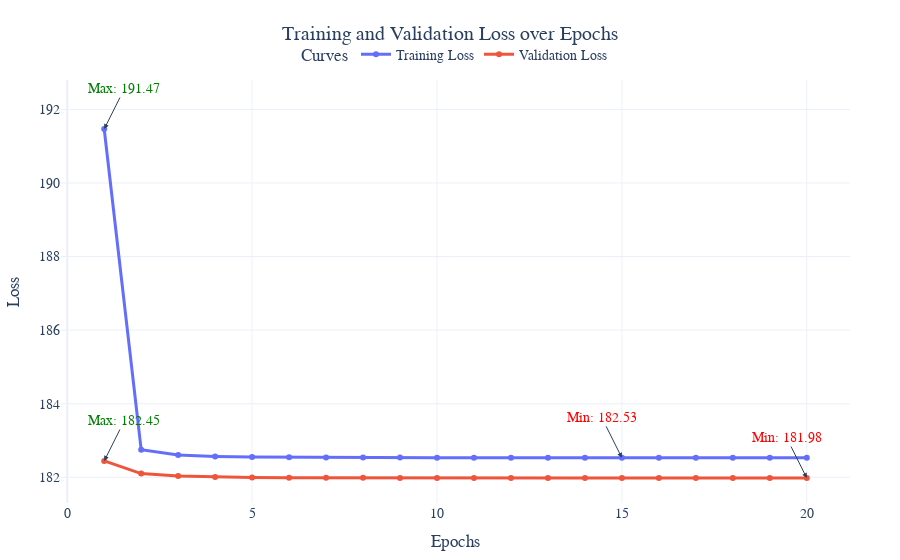

Here is the notebook cell this chart was saved with:
### Code cell
trainer = Trainer(
    config=TrainerConfig(
        learning_rate=1e-3,
        weight_decay=1e-5,
        batch_size=128,
        early_stopping_patience=2,
        save_weights_path="./models/vae_adult.pth",
        criterion="vae_reconstruction",
        optimizer='adam'
    ),
    model=model
)
trainer.train(train_dataset=train_dataset, val_dataset=val_dataset, epochs=20)

### Figure 1 — Plotly figure (JSON) as saved in the notebook; plotly's stock layout.template omitted (floating-point values rounded to 4 significant figures)
{"data": [{"hovertemplate": "%{x}, %{y}<extra>Training Loss</extra>", "line": {"width": 3}, "marker": {"size": 6}, "mode": "lines+markers", "name": "Training Loss", "type": "scatter", "x": [1, 2, 3, 4, 5, 6, 7, 8, 9, 10, 11, 12, 13, 14, 15, 16, 17, 18, 19, 20], "y": [191.5, 182.8, 182.6, 182.6, 182.6, 182.5, 182.5, 182.5, 182.5, 182.5, 182.5, 182.5, 182.5, 182.5, 182.5, 182.5, 182.5, 182.5, 182.5, 182.5]}, {"hovertemplate": "%{x}, %{y}<extra>Validation Loss</extra>", "line": {"width": 3}, "marker": {"size": 6}, "mode": "lines+markers", "name": "Validation Loss", "type": "scatter", "x": [1, 2, 3, 4, 5, 6, 7, 8, 9, 10, 11, 12, 13, 14, 15, 16, 17, 18, 19, 20], "y": [182.4, 182.1, 182.0, 182.0, 182.0, 182.0, 182.0, 182.0, 182.0, 182.0, 182.0, 182.0, 182.0, 182.0, 182.0, 182.0, 182.0, 182.0, 182.0, 182.0]}], "layout": {"annotations": [{"arrowhead": 2, "ax": -20, "ay": -40, "font": {"color": "red"}, "showarrow": true, "text": "Min: 182.53", "x": 15, "y": 182.5}, {"arrowhead": 2, "ax": 20, "ay": -40, "font": {"color": "green"}, "showarrow": true, "text": "Max: 191.47", "x": 1, "y": 191.5}, {"arrowhead": 2, "ax": -20, "ay": -40, "font": {"color": "red"}, "showarrow": true, "text": "Min: 181.98", "x": 20, "y": 182.0}, {"arrowhead": 2, "ax": 20, "ay": -40, "font": {"color": "green"}, "showarrow": true, "text": "Max: 182.45", "x": 1, "y": 182.4}], "font": {"family": "Arial, sans-serif", "size": 14}, "legend": {"orientation": "h", "title": {"text": "Curves"}, "x": 0.5, "xanchor": "center", "y": 1.02, "yanchor": "bottom"}, "margin": {"b": 50, "l": 50, "r": 50, "t": 80}, "title": {"text": "Training and Validation Loss over Epochs", "x": 0.5, "xanchor": "center"}, "xaxis": {"title": {"text": "Epochs"}}, "yaxis": {"title": {"text": "Loss"}}}}
